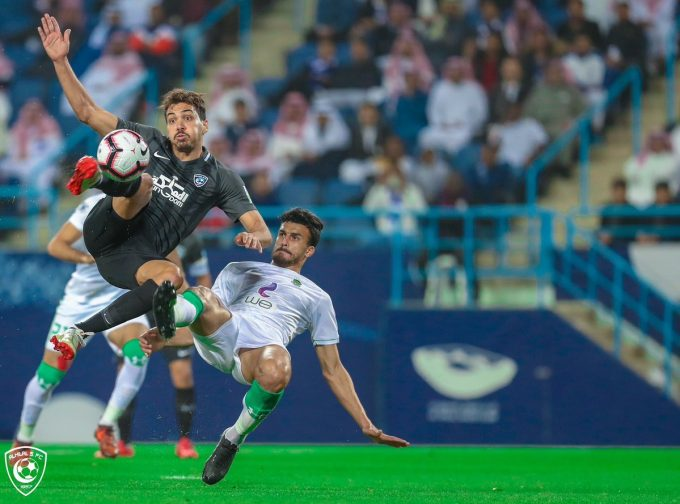
#> input picture ce3.jpg, 680 x 504 px
$ python ShapeDetection.py
#> lines starting #> are read from the running program, lines starting #| are printed output that depends on the picture; after the words box and inside, x2 and y2 are one past the last pixel; in counts of white or black regions, pixels touching at a corner belong together
import cv2 as cv
import numpy as np

planets = cv.imread('ce3.jpg')
#> planets is the input picture: shape (504, 680, 3); mean B, G, R 100.4, 101.9, 69.7
gray_img = cv.cvtColor(planets, cv.COLOR_BGR2GRAY)
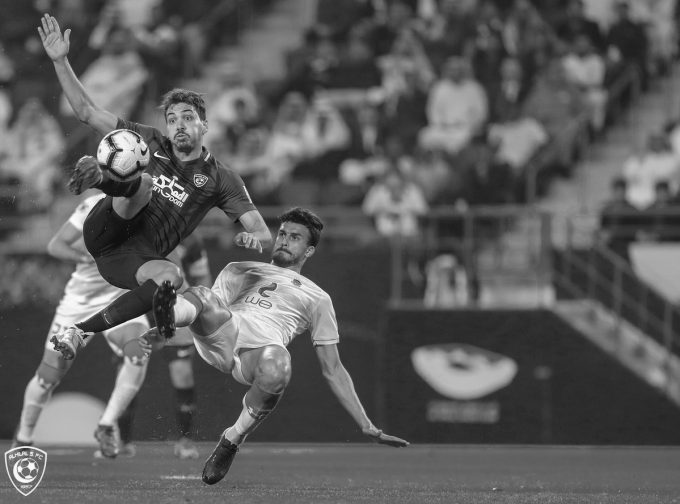
#> gray_img: shape (504, 680); min 5, max 255, mean 92.1
img = cv.medianBlur(gray_img, 5)
cimg = cv.cvtColor(img,cv.COLOR_GRAY2BGR)

circles = cv.HoughCircles(img,cv.HOUGH_GRADIENT,1,120,
                            param1=100,param2=30,minRadius=0,maxRadius=0)
#> circles = 17 rows, first 8: [464.5, 473.5, 439.5], [175.5, 241.5, 87.4], [360.5, 264.5, 177.7], [190.5, 433.5, 152.7], [246.5, 74.5, 186.4], [494.5, 264.5, 200.5], [6.5, 276.5, 175.6], [301.5, 495.5, 280.7]

circles = np.uint16(np.around(circles))
#> circles = 17 rows, first 8: [464, 474, 440], [176, 242, 87], [360, 264, 178], [190, 434, 153], [246, 74, 186], [494, 264, 200], [6, 276, 176], [302, 496, 281]

for i in circles[0,:]:
    cv.circle(planets,(i[0],i[1]),i[2],(0,255,0),2)

    cv.circle(planets,(i[0],i[1]),2,(0,0,255),3)
#> this loop made 17 passes
#> i on passes 1 to 12: [464, 474, 440], [176, 242, 87], [360, 264, 178], [190, 434, 153], [246, 74, 186], [494, 264, 200], [6, 276, 176], [302, 496, 281], [482, 2, 308], [344, 2, 242], [98, 94, 88], [70, 450, 58]
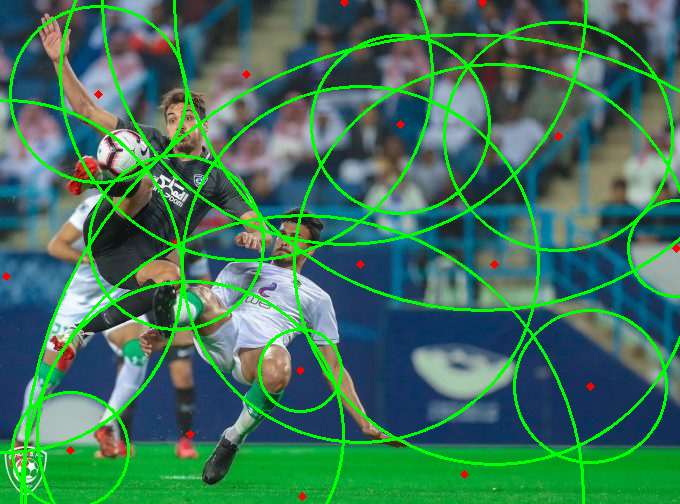
#> planets: shape (504, 680, 3); 9.31% of pixels changed, all inside (x1, y1, x2, y2) = (0, 0, 680, 504)

cv.imwrite("planets_circles.jpg", planets)
cv.imshow("HoughCirlces", planets)
cv.waitKey()
cv.destroyAllWindows()

# cv.findContours
# cv.approxPolyDP

$ run again, with input1.PNG saved as ce3.jpg
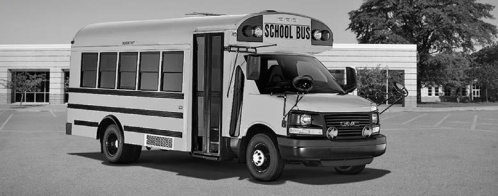
#> input picture input1.PNG, 498 x 196 px
#> planets is the input picture: shape (196, 498, 3); mean B, G, R 118.5, 118.5, 118.5
#> `img = cv.medianBlur(gray_img, 5)`:
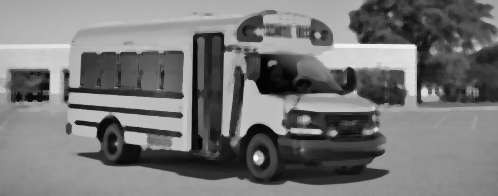
#> img: shape (196, 498); min 2, max 247, mean 118.4
#> `circles = cv.HoughCircles(img,cv.HOUGH_GRADIENT,1,120, param1=100,para..`: circles = [[267.5, 105.5, 78.4], [171.5, 6.5, 143.1], [372.5, 191.5, 124], [351.5, 3.5, 108.5], [166.5, 191.5, 80.3], [496.5, 135.5, 119.6], [53.5, 73.5, 29.3]]
#> `circles = np.uint16(np.around(circles))`: circles = [[268, 106, 78], [172, 6, 143], [372, 192, 124], [352, 4, 108], [166, 192, 80], [496, 136, 120], [54, 74, 29]]
#> the loop `for i in circles[0,:]:` made 7 passes
#> after the loop `for i in circles[0,:]:`:
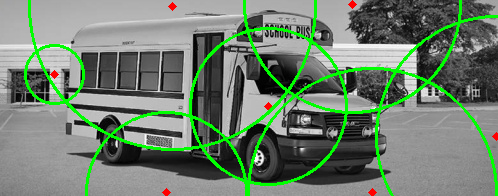
#> planets: shape (196, 498, 3); 7.37% of pixels changed, all inside (x1, y1, x2, y2) = (24, 0, 498, 196)
